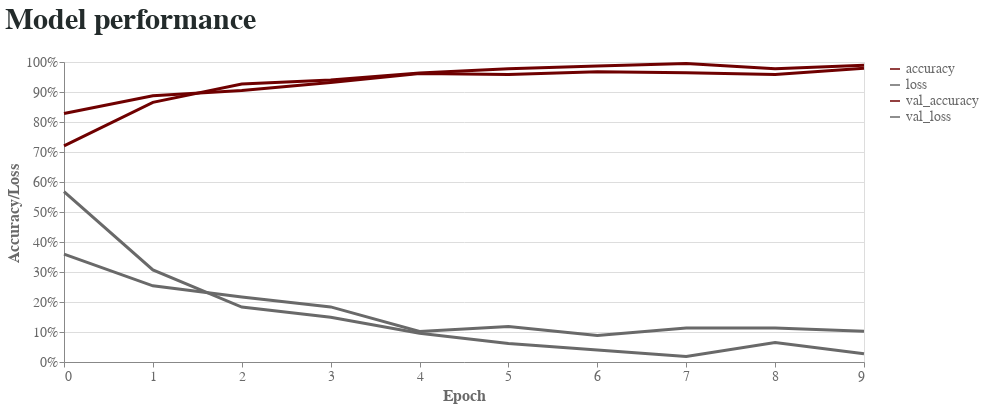

This figure's notebook cell:
### Code cell
performanceChart = alt.Chart(history_df,title='Model performance').mark_line(size=3).encode(
    x=alt.X('epoch',axis=alt.Axis(title='Epoch', grid=False,tickCount=10)),
    y=alt.Y('value',axis=alt.Axis(title='Accuracy/Loss',format='%')),
    color=alt.Color('variable',scale=alt.Scale(range=['#6f0000','#696969','#6f0000','#696969']),
    legend=alt.Legend(title=None,labelFont='Cambria',labelColor='#696969',labelFontSize=14))
    ).properties(
    width=800,
    height=300
    ).configure_title(fontSize=30,color='#232b2b',font='Cambria',anchor='start',offset=20
    ).configure_axis(labelColor='#696969',labelFont='Cambria',labelFontSize=14,titleFont='Cambria',titleFontSize=16,titleColor='#696969'
    )#.configure_legend(labelFontStyle='Cambria',labelFontSize=12)

performanceChart

### Figure 1 — Vega-Lite specification as saved in the notebook (floating-point values rounded to 4 significant figures)
{"config": {"view": {"continuousWidth": 400, "continuousHeight": 300}, "axis": {"labelColor": "#696969", "labelFont": "Cambria", "labelFontSize": 14, "titleColor": "#696969", "titleFont": "Cambria", "titleFontSize": 16}, "title": {"anchor": "start", "color": "#232b2b", "font": "Cambria", "fontSize": 30, "offset": 20}}, "data": {"name": "data-8712e51c58a489b9d1bd5ed7ecefef0b"}, "mark": {"type": "line", "size": 3}, "encoding": {"color": {"type": "nominal", "field": "variable", "legend": {"labelColor": "#696969", "labelFont": "Cambria", "labelFontSize": 14, "title": null}, "scale": {"range": ["#6f0000", "#696969", "#6f0000", "#696969"]}}, "x": {"type": "quantitative", "axis": {"grid": false, "tickCount": 10, "title": "Epoch"}, "field": "epoch"}, "y": {"type": "quantitative", "axis": {"format": "%", "title": "Accuracy/Loss"}, "field": "value"}}, "height": 300, "title": "Model performance", "width": 800, "$schema": "https://vega.github.io/schema/vega-lite/v4.8.1.json", "datasets": {"data-8712e51c58a489b9d1bd5ed7ecefef0b": [{"epoch": 0, "variable": "accuracy", "value": 0.7206}, {"epoch": 1, "variable": "accuracy", "value": 0.8655}, {"epoch": 2, "variable": "accuracy", "value": 0.9266}, {"epoch": 3, "variable": "accuracy", "value": 0.9403}, {"epoch": 4, "variable": "accuracy", "value": 0.9633}, {"epoch": 5, "variable": "accuracy", "value": 0.9774}, {"epoch": 6, "variable": "accuracy", "value": 0.987}, {"epoch": 7, "variable": "accuracy", "value": 0.9948}, {"epoch": 8, "variable": "accuracy", "value": 0.9778}, {"epoch": 9, "variable": "accuracy", "value": 0.9893}, {"epoch": 0, "variable": "val_accuracy", "value": 0.8284}, {"epoch": 1, "variable": "val_accuracy", "value": 0.8876}, {"epoch": 2, "variable": "val_accuracy", "value": 0.9053}, {"epoch": 3, "variable": "val_accuracy", "value": 0.932}, {"epoch": 4, "variable": "val_accuracy", "value": 0.9615}, {"epoch": 5, "variable": "val_accuracy", "value": 0.9586}, {"epoch": 6, "variable": "val_accuracy", "value": 0.9675}, {"epoch": 7, "variable": "val_accuracy", "value": 0.9645}, {"epoch": 8, "variable": "val_accuracy", "value": 0.9586}, {"epoch": 9, "variable": "val_accuracy", "value": 0.9793}, {"epoch": 0, "variable": "loss", "value": 0.5683}, {"epoch": 1, "variable": "loss", "value": 0.3072}, {"epoch": 2, "variable": "loss", "value": 0.183}, {"epoch": 3, "variable": "loss", "value": 0.1493}, {"epoch": 4, "variable": "loss", "value": 0.09558}, {"epoch": 5, "variable": "loss", "value": 0.06185}, {"epoch": 6, "variable": "loss", "value": 0.03974}, {"epoch": 7, "variable": "loss", "value": 0.01853}, {"epoch": 8, "variable": "loss", "value": 0.06471}, {"epoch": 9, "variable": "loss", "value": 0.02782}, {"epoch": 0, "variable": "val_loss", "value": 0.3596}, {"epoch": 1, "variable": "val_loss", "value": 0.254}, {"epoch": 2, "variable": "val_loss", "value": 0.2167}, {"epoch": 3, "variable": "val_loss", "value": 0.1837}, {"epoch": 4, "variable": "val_loss", "value": 0.102}, {"epoch": 5, "variable": "val_loss", "value": 0.1185}, {"epoch": 6, "variable": "val_loss", "value": 0.08807}, {"epoch": 7, "variable": "val_loss", "value": 0.1133}, {"epoch": 8, "variable": "val_loss", "value": 0.1136}, {"epoch": 9, "variable": "val_loss", "value": 0.1025}]}}
